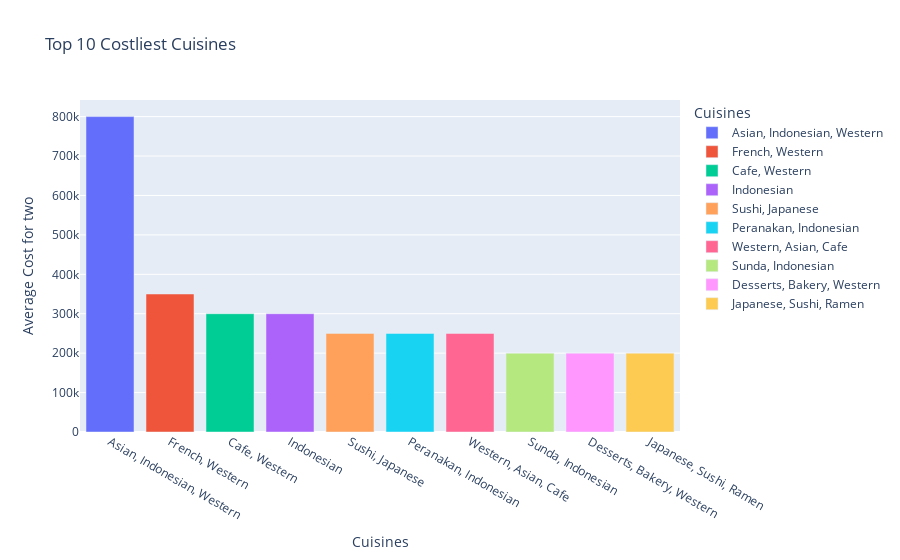

Notebook source saved alongside this figure:
### Code cell
#5 top 10 Average Cost for Two for Each Cuisine

# Assuming your dataframe is named 'df'
# Replace 'df' with your actual dataframe name if different

# Drop rows with missing cuisines
zomato_data.dropna(subset=['Cuisines'], inplace=True)

# Calculate average cost for two for each cuisine
cuisine_avg_cost = zomato_data.groupby('Cuisines')['Average Cost for two'].mean().reset_index()
cuisine_avg_cost = cuisine_avg_cost.sort_values(by='Average Cost for two', ascending=False).head(10)

# Bar chart for top 10 Average Cost for Two for Each Cuisine
fig = px.bar(cuisine_avg_cost, x='Cuisines', y='Average Cost for two', title='Top 10 Costliest Cuisines',color='Cuisines')
fig.show()

### Figure 1 — Plotly figure (JSON) as saved in the notebook; plotly's stock layout.template omitted (floating-point values rounded to 4 significant figures)
{"data": [{"alignmentgroup": "True", "hovertemplate": "Cuisines=%{x}<br>Average Cost for two=%{y}<extra></extra>", "legendgroup": "Asian, Indonesian, Western", "marker": {"color": "#636efa", "pattern": {"shape": ""}}, "name": "Asian, Indonesian, Western", "offsetgroup": "Asian, Indonesian, Western", "orientation": "v", "showlegend": true, "textposition": "auto", "type": "bar", "x": ["Asian, Indonesian, Western"], "xaxis": "x", "y": [800000], "yaxis": "y"}, {"alignmentgroup": "True", "hovertemplate": "Cuisines=%{x}<br>Average Cost for two=%{y}<extra></extra>", "legendgroup": "French, Western", "marker": {"color": "#EF553B", "pattern": {"shape": ""}}, "name": "French, Western", "offsetgroup": "French, Western", "orientation": "v", "showlegend": true, "textposition": "auto", "type": "bar", "x": ["French, Western"], "xaxis": "x", "y": [350000], "yaxis": "y"}, {"alignmentgroup": "True", "hovertemplate": "Cuisines=%{x}<br>Average Cost for two=%{y}<extra></extra>", "legendgroup": "Cafe, Western", "marker": {"color": "#00cc96", "pattern": {"shape": ""}}, "name": "Cafe, Western", "offsetgroup": "Cafe, Western", "orientation": "v", "showlegend": true, "textposition": "auto", "type": "bar", "x": ["Cafe, Western"], "xaxis": "x", "y": [300000], "yaxis": "y"}, {"alignmentgroup": "True", "hovertemplate": "Cuisines=%{x}<br>Average Cost for two=%{y}<extra></extra>", "legendgroup": "Indonesian", "marker": {"color": "#ab63fa", "pattern": {"shape": ""}}, "name": "Indonesian", "offsetgroup": "Indonesian", "orientation": "v", "showlegend": true, "textposition": "auto", "type": "bar", "x": ["Indonesian"], "xaxis": "x", "y": [300000], "yaxis": "y"}, {"alignmentgroup": "True", "hovertemplate": "Cuisines=%{x}<br>Average Cost for two=%{y}<extra></extra>", "legendgroup": "Sushi, Japanese", "marker": {"color": "#FFA15A", "pattern": {"shape": ""}}, "name": "Sushi, Japanese", "offsetgroup": "Sushi, Japanese", "orientation": "v", "showlegend": true, "textposition": "auto", "type": "bar", "x": ["Sushi, Japanese"], "xaxis": "x", "y": [250060], "yaxis": "y"}, {"alignmentgroup": "True", "hovertemplate": "Cuisines=%{x}<br>Average Cost for two=%{y}<extra></extra>", "legendgroup": "Peranakan, Indonesian", "marker": {"color": "#19d3f3", "pattern": {"shape": ""}}, "name": "Peranakan, Indonesian", "offsetgroup": "Peranakan, Indonesian", "orientation": "v", "showlegend": true, "textposition": "auto", "type": "bar", "x": ["Peranakan, Indonesian"], "xaxis": "x", "y": [250000], "yaxis": "y"}, {"alignmentgroup": "True", "hovertemplate": "Cuisines=%{x}<br>Average Cost for two=%{y}<extra></extra>", "legendgroup": "Western, Asian, Cafe", "marker": {"color": "#FF6692", "pattern": {"shape": ""}}, "name": "Western, Asian, Cafe", "offsetgroup": "Western, Asian, Cafe", "orientation": "v", "showlegend": true, "textposition": "auto", "type": "bar", "x": ["Western, Asian, Cafe"], "xaxis": "x", "y": [250000], "yaxis": "y"}, {"alignmentgroup": "True", "hovertemplate": "Cuisines=%{x}<br>Average Cost for two=%{y}<extra></extra>", "legendgroup": "Sunda, Indonesian", "marker": {"color": "#B6E880", "pattern": {"shape": ""}}, "name": "Sunda, Indonesian", "offsetgroup": "Sunda, Indonesian", "orientation": "v", "showlegend": true, "textposition": "auto", "type": "bar", "x": ["Sunda, Indonesian"], "xaxis": "x", "y": [200000], "yaxis": "y"}, {"alignmentgroup": "True", "hovertemplate": "Cuisines=%{x}<br>Average Cost for two=%{y}<extra></extra>", "legendgroup": "Desserts, Bakery, Western", "marker": {"color": "#FF97FF", "pattern": {"shape": ""}}, "name": "Desserts, Bakery, Western", "offsetgroup": "Desserts, Bakery, Western", "orientation": "v", "showlegend": true, "textposition": "auto", "type": "bar", "x": ["Desserts, Bakery, Western"], "xaxis": "x", "y": [200000], "yaxis": "y"}, {"alignmentgroup": "True", "hovertemplate": "Cuisines=%{x}<br>Average Cost for two=%{y}<extra></extra>", "legendgroup": "Japanese, Sushi, Ramen", "marker": {"color": "#FECB52", "pattern": {"shape": ""}}, "name": "Japanese, Sushi, Ramen", "offsetgroup": "Japanese, Sushi, Ramen", "orientation": "v", "showlegend": true, "textposition": "auto", "type": "bar", "x": ["Japanese, Sushi, Ramen"], "xaxis": "x", "y": [200000], "yaxis": "y"}], "layout": {"barmode": "relative", "legend": {"title": {"text": "Cuisines"}, "tracegroupgap": 0}, "title": {"text": "Top 10 Costliest Cuisines"}, "xaxis": {"anchor": "y", "categoryarray": ["Asian, Indonesian, Western", "French, Western", "Cafe, Western", "Indonesian", "Sushi, Japanese", "Peranakan, Indonesian", "Western, Asian, Cafe", "Sunda, Indonesian", "Desserts, Bakery, Western", "Japanese, Sushi, Ramen"], "categoryorder": "array", "domain": [0, 1], "title": {"text": "Cuisines"}}, "yaxis": {"anchor": "x", "domain": [0, 1], "title": {"text": "Average Cost for two"}}}}
